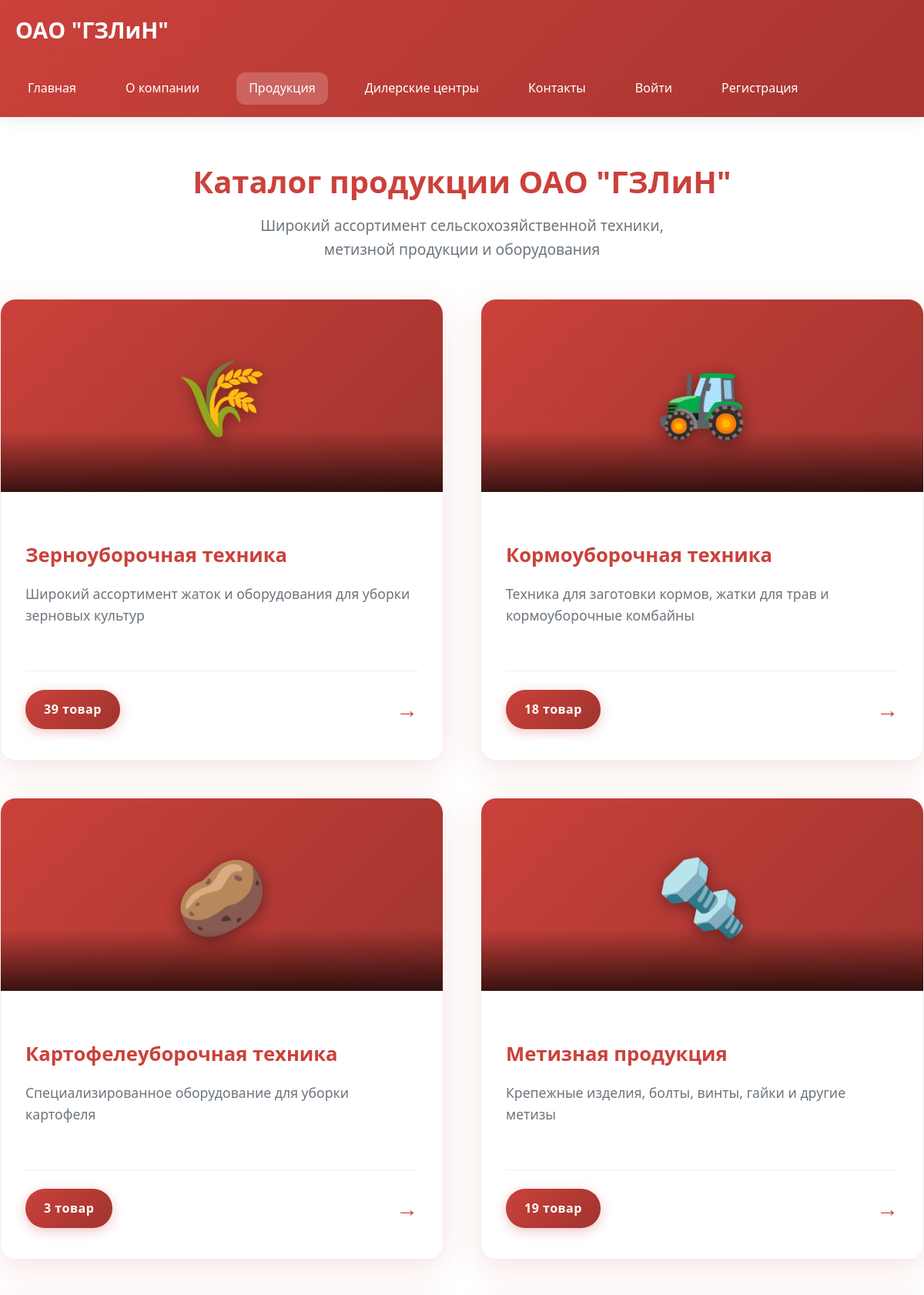
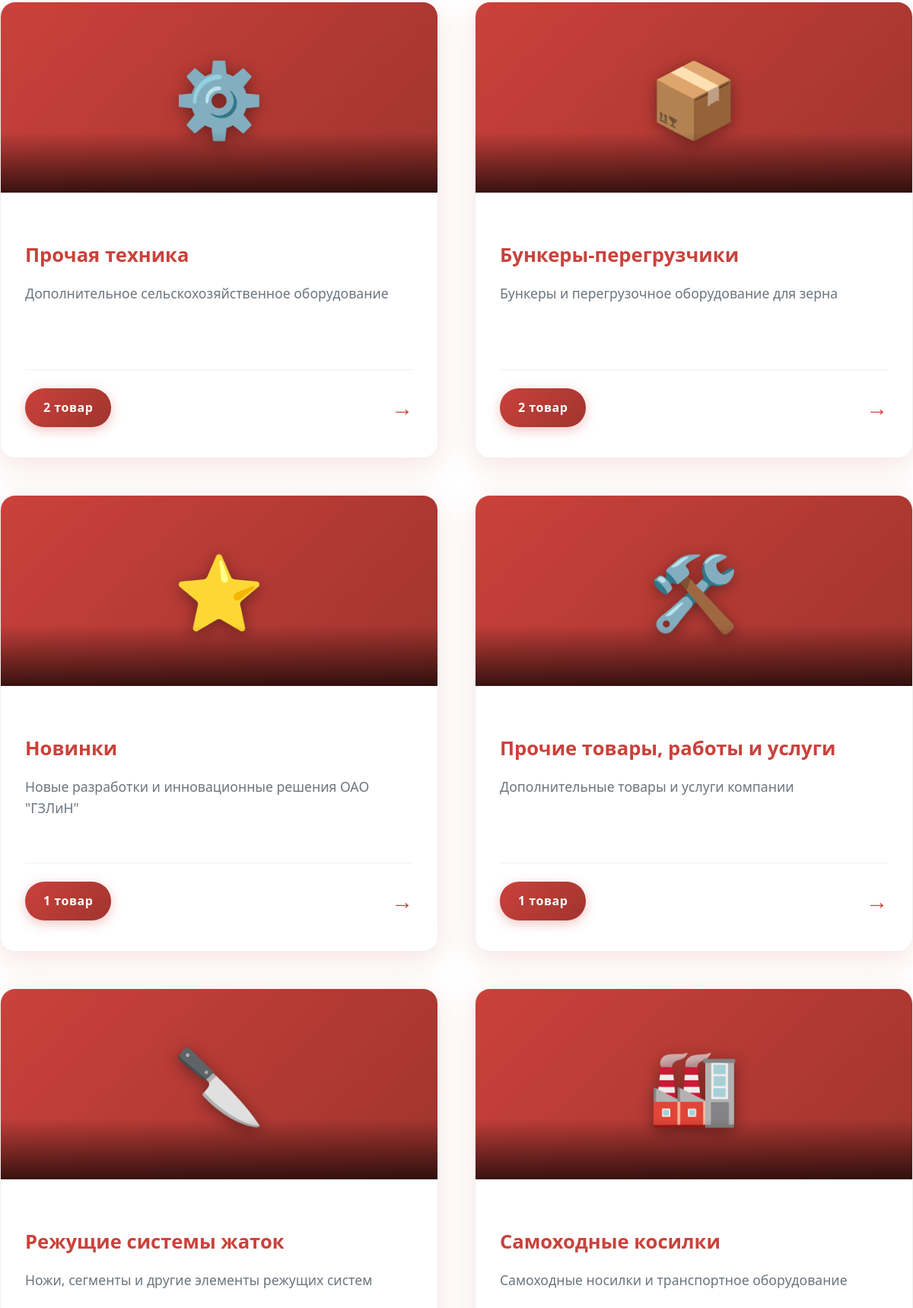
Page /catalog/ (upper part) on the committed database (2 pictures, top to bottom).
### apps/catalog/models.py (models this page shows, shortened)
class Category(AbstractBaseModel, SeoModel):
    name = models.CharField(_('Название'), max_length=255)
    slug = models.SlugField(
        _('URL'),
        max_length=100,
        unique=True,
        help_text=_('Уникальный URL для категории')
    )
    description = models.TextField(_('Описание'), blank=True)
    image = models.ImageField(
        _('Изображение'),
        upload_to='categories/',
        blank=True,
        null=True,
        help_text=_('Изображение категории для каталога')
    )
    parent = models.ForeignKey(
        'self',
        on_delete=models.CASCADE,
        related_name='children',
        verbose_name=_('Родительская категория'),
        blank=True,
        null=True
    )
    sort_order = models.PositiveIntegerField(
        _('Порядок сортировки'),
        default=0,
        help_text=_('Чем меньше число, тем выше в списке')
    )
    is_featured = models.BooleanField(
        _('Рекомендуемая'),
        default=False,
        help_text=_('Отображать на главной странице')
    )
    objects = CategoryManager()
    class Meta:
        verbose_name = _('Категория')
        verbose_name_plural = _('Категории')
        ordering = ['sort_order', 'name']
        indexes = [
            models.Index(fields=['parent', 'is_active']),
            models.Index(fields=['is_featured', 'is_active']),
            models.Index(fields=['sort_order']),
        ]
    def get_absolute_url(self):
        try:
            from django.urls import reverse
            if self.slug:
                return reverse('catalog:category_detail', kwargs={'slug': self.slug})
            else:
                return '#'
        except Exception as e:
            print(f"Ошибка в get_absolute_url для категории {self.name}: {e}")
            return '#'

### apps/catalog/views.py (the view)
# urls.py: path('', views.ProductListView.as_view(), name='product_list'),
class ProductListView(TemplateView):
    template_name = 'catalog/product_list.html'
    def get_context_data(self, **kwargs):
        context = super().get_context_data(**kwargs)
        context['title'] = 'Каталог товаров'
        main_categories = Category.objects.filter(
            parent__isnull=True,
            is_active=True
        ).prefetch_related('children', 'products').order_by('sort_order', 'name')
        categories_with_counts = []
        for category in main_categories:
            total_products = self.get_category_product_count(category)
            category_image = self.get_category_image(category.name)
            categories_with_counts.append({
                'id': category.id,
                'name': category.name,
                'description': getattr(category, 'description', ''),
                'slug': category.slug,
                'image': category_image,
                'total_products': total_products,
                'absolute_url': category.get_absolute_url() if hasattr(category, 'get_absolute_url') else f'/catalog/category/{category.slug}/',
            })
        context['categories'] = categories_with_counts
        try:
            featured_products = Product.objects.filter(
                is_active=True,
                is_published=True,
                is_featured=True
            ).select_related('category')[:6]
            context['featured_products'] = featured_products
        except:
            context['featured_products'] = []
        return context
    def get_category_product_count(self, category):
        count = 0
        try:
            count += category.products.filter(is_active=True, is_published=True).count()
            for subcategory in category.children.filter(is_active=True):
                count += subcategory.products.filter(is_active=True, is_published=True).count()
        except:
            pass
        return count
    def get_category_image(self, category_name):
        category_emojis = {
            'Зерноуборочная техника': '🌾',
            'Кормоуборочная техника': '🚜',
            'Картофелеуборочная техника': '🥔',
            'Метизная продукция': '🔩',
            'Прочая техника': '⚙️',
            'Бункеры-перегрузчики': '📦',
            'Новинки': '⭐',
            'Прочие товары, работы и услуги': '🛠️',
            'Режущие системы жаток': '🔪',
            'Самоходные носилки': '🚛',
        }
        return category_emojis.get(category_name, '🏭')

### templates/catalog/product_list.html (shortened to what this page needs)
{% extends 'base.html' %}
{% block content %}
<div class="container" style="padding: 2rem 0;">
    <div style="text-align: center; margin-bottom: 3rem;">
        <h1 style="color: #cb413b; font-size: 2.5rem; font-weight: 700; margin-bottom: 1rem;">
            Каталог продукции ОАО "ГЗЛиН"
        </h1>
        <p style="color: #6c757d; font-size: 1.2rem; max-width: 600px; margin: 0 auto;">
            Широкий ассортимент сельскохозяйственной техники, метизной продукции и оборудования
        </p>
    </div>
    <div style="display: grid; grid-template-columns: repeat(auto-fit, minmax(400px, 1fr)); gap: 3rem; margin: 3rem 0;">
        {% for category in categories %}
            <a href="{% if category.slug %}/catalog/category/{{ category.slug }}/{% else %}#{% endif %}"
               style="text-decoration: none; color: inherit; display: block; height: 100%;">
                <div style="
                    background: white;
                    border-radius: 20px;
                    overflow: hidden;
                    box-shadow: 0 10px 40px rgba(203, 65, 59, 0.15);
                    transition: all 0.4s cubic-bezier(0.4, 0, 0.2, 1);
                    border: 1px solid #f0f0f0;
                    height: 600px;
                    display: flex;
                    flex-direction: column;
                    cursor: pointer;
                    position: relative;
                "
                onmouseover="this.style.transform='translateY(-15px) scale(1.03)'; this.style.boxShadow='0 25px 60px rgba(203, 65, 59, 0.3)';"
                onmouseout="this.style.transform='translateY(0) scale(1)'; this.style.boxShadow='0 10px 40px rgba(203, 65, 59, 0.15)';">
                    <div style="
                        position: relative;
                        height: 250px;
                        background: linear-gradient(135deg, #cb413b 0%, #a0342e 100%);
                        overflow: hidden;
                        flex-shrink: 0;
                    ">
                        {% if category.image and 'http' in category.image %}
                            <img src="{{ category.image }}" alt="{{ category.name }}"
                                 style="width: 100%; height: 100%; object-fit: cover;">
                        {% else %}
                            <div style="
                                display: flex;
                                align-items: center;
                                justify-content: center;
                                height: 100%;
                                font-size: 6rem;
                                color: white;
                                text-shadow: 0 4px 20px rgba(0,0,0,0.4);
                                transition: transform 0.4s ease;
                            " class="emoji-container">
                                {% if category.name == "Зерноуборочная техника" %}🌾
                                {% elif category.name == "Кормоуборочная техника" %}🚜
                                {% elif category.name == "Картофелеуборочная техника" %}🥔
                                {% elif category.name == "Метизная продукция" %}🔩
                                {% elif category.name == "Бункеры-перегрузчики" %}📦
                                {% elif category.name == "Новинки" %}⭐
                                {% elif category.name == "Прочая техника" %}⚙️
                                {% elif category.name == "Прочие товары, работы и услуги" %}🛠️
                                {% elif category.name == "Режущие системы жаток" %}🔪
                                {% elif category.name == "Самоходные носилки" %}🚛
                                {% else %}🏭
                                {% endif %}
                            </div>
                        {% endif %}
                        <div style="
                            position: absolute;
                            bottom: 0;
                            left: 0;
                            right: 0;
                            background: linear-gradient(transparent, rgba(0,0,0,0.7));
                            height: 80px;
                        "></div>
                    </div>
                    <div style="
                        padding: 2.5rem 2rem;
                        flex-grow: 1;
                        display: flex;
                        flex-direction: column;
                        justify-content: space-between;
                        background: white;
                        position: relative;
                    ">
                        <div>
                            <h3 style="
                                font-size: 1.6rem;
                                font-weight: 700;
                                color: #cb413b;
                                margin-bottom: 1.2rem;
                                line-height: 1.3;
                                transition: color 0.3s ease;
                            ">
                                {{ category.name }}
                            </h3>
                            <div style="
                                color: #6c757d;
                                font-size: 1.1rem;
                                margin-bottom: 2rem;
                                line-height: 1.6;
                                min-height: 80px;
                            ">
                                {% if category.description %}
                                    {{ category.description|truncatewords:25 }}
                                {% endif %}
                            </div>
                        </div>
                        <div style="
                            display: flex;
                            justify-content: space-between;
                            align-items: center;
                            border-top: 1px solid #f0f0f0;
                            padding-top: 1.5rem;
                            margin-top: auto;
                        ">
                            <div style="
                                background: linear-gradient(135deg, #cb413b 0%, #a0342e 100%);
                                color: white;
                                padding: 0.8rem 1.5rem;
                                border-radius: 25px;
                                font-size: 1rem;
                                font-weight: 600;
                                letter-spacing: 0.5px;
                                box-shadow: 0 4px 15px rgba(203, 65, 59, 0.3);
                                transition: all 0.3s ease;
                            ">
                                {{ category.total_products }} товар{{ category.total_products|pluralize:"ов,ов,ов" }}
                            </div>
                            <div style="
                                color: #cb413b;
                                font-size: 1.8rem;
                                font-weight: bold;
                                transition: transform 0.3s ease;
                            " class="category-arrow">
                                →
                            </div>
                        </div>
                    </div>
                </div>
            </a>
        {% endfor %}
    </div>
</div>
{% endblock %}

### static/css/main.css (style rules this page uses)
:root { --primary-red: #cb413b; --primary-red-dark: #a73530; --secondary-gray: #808080; --light-gray: #f8f9fa; --dark-gray: #343a40; --white: #ffffff; --shadow: 0 4px 20px rgba(203, 65, 59, 0.1); --shadow-hover: 0 8px 30px rgba(203, 65, 59, 0.2); --radius: 12px; --transition: all 0.3s cubic-bezier(0.4, 0, 0.2, 1); --font-family: 'Segoe UI', Tahoma, Geneva, Verdana, sans-serif; }
* { box-sizing: border-box; }
body { font-family: var(--font-family); line-height: 1.6; color: var(--dark-gray); background-color: var(--white); margin: 0; padding: 0; }
.container { max-width: 1200px; margin: 0 auto; padding: 0 20px; }
h1, h2, h3, h4, h5, h6 { font-weight: 700; line-height: 1.3; margin-bottom: 1rem; color: var(--dark-gray); }
h1 { font-size: 2.5rem; }
h3 { font-size: 1.5rem; }
a { color: var(--primary-red); text-decoration: none; transition: var(--transition); }
@media (max-width: 1200px) { .container { max-width: 960px; } }
.category-arrow { color: var(--primary-red, #cb413b); font-size: 1.5rem; font-weight: bold; transition: transform 0.3s ease; }

### static/css/wishlist.css (style rules this page uses)
:root { --primary-red: #cb413b; --heart-color: #e74c3c; --heart-color-inactive: #ccc; --white: #ffffff; --shadow-light: rgba(0, 0, 0, 0.1); --shadow-medium: rgba(0, 0, 0, 0.15); --shadow-heavy: rgba(0, 0, 0, 0.25); --transition-fast: 0.2s ease; --transition-normal: 0.3s ease; --transition-slow: 0.5s ease; }

### templates/base.html (style rules this page uses)
:root { --primary-red: #cb413b; --primary-red-dark: #a73530; --secondary-gray: #808080; --light-gray: #f8f9fa; --dark-gray: #343a40; --white: #ffffff; --shadow: 0 4px 20px rgba(203, 65, 59, 0.1); --shadow-hover: 0 8px 30px rgba(203, 65, 59, 0.2); --radius: 12px; --transition: all 0.3s cubic-bezier(0.4, 0, 0.2, 1); --font-family: 'Segoe UI', Tahoma, Geneva, Verdana, sans-serif; }
* { box-sizing: border-box; }
body { font-family: var(--font-family); line-height: 1.6; color: var(--dark-gray); background-color: var(--white); margin: 0; padding: 0; }
.container { max-width: 1200px; margin: 0 auto; padding: 0 20px; }

### templates/catalog/product_list.html (style rules this page uses)
@media (max-width: 1200px) { .container > div:first-of-type { grid-template-columns: repeat(auto-fit, minmax(350px, 1fr)) !important; gap: 2rem !important; } }

### rows in the picture
Category: name "Зерноуборочная техника", description "Широкий ассортимент жаток и оборудования для уборки зерновых культур"
Category: name "Кормоуборочная техника", description "Техника для заготовки кормов, жатки для трав и кормоуборочные комбайны"
Category: name "Картофелеуборочная техника", description "Специализированное оборудование для уборки картофеля"
Category: name "Метизная продукция", description "Крепежные изделия, болты, винты, гайки и другие метизы"
Category: name "Прочая техника", description "Дополнительное сельскохозяйственное оборудование"
Category: name "Бункеры-перегрузчики", description "Бункеры и перегрузочное оборудование для зерна"
Category: name "Новинки", description "Новые разработки и инновационные решения ОАО \"ГЗЛиН\""
Category: name "Прочие товары, работы и услуги", description "Дополнительные товары и услуги компании"
Category: name "Режущие системы жаток", description "Ножи, сегменты и другие элементы режущих систем"
Category: name "Самоходные косилки", description "Самоходные носилки и транспортное оборудование"

### other values in the picture
{{ category.total_products }} "39" "18" "3" "19" "2" "2" "1" "1"
